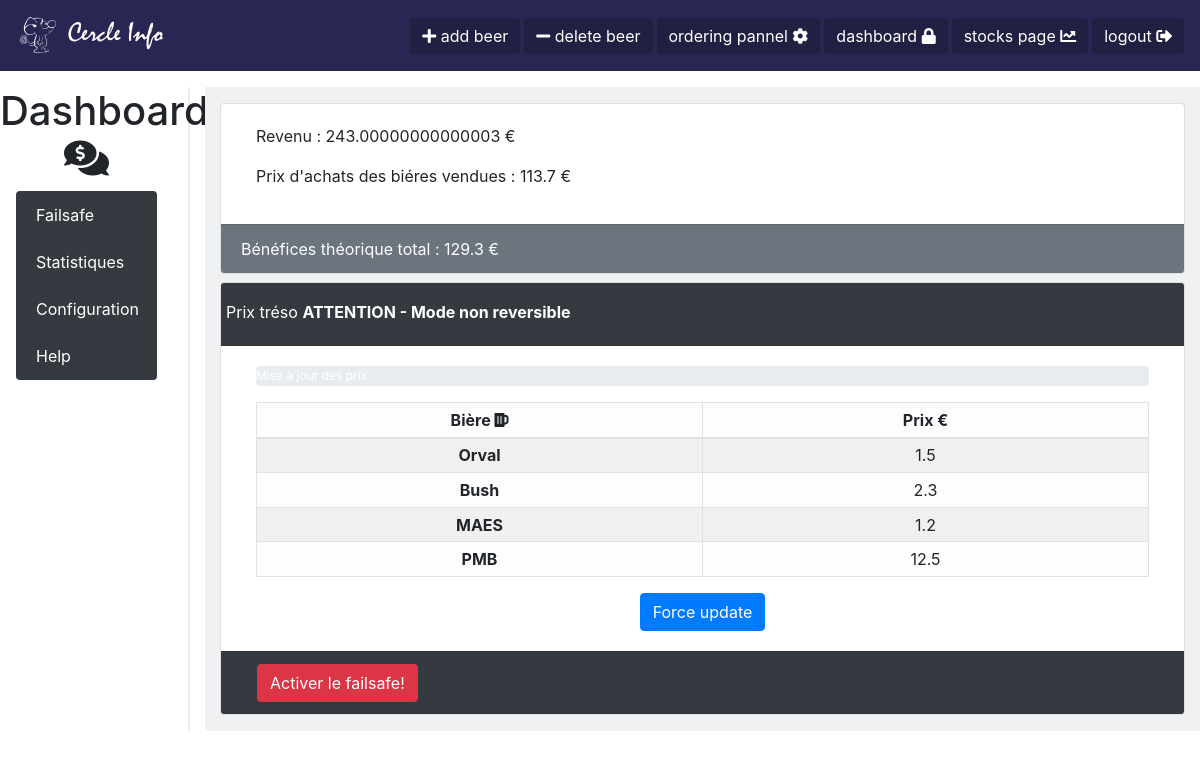
/dashboard/ (signed in), run on an earlier commit of the app's database.
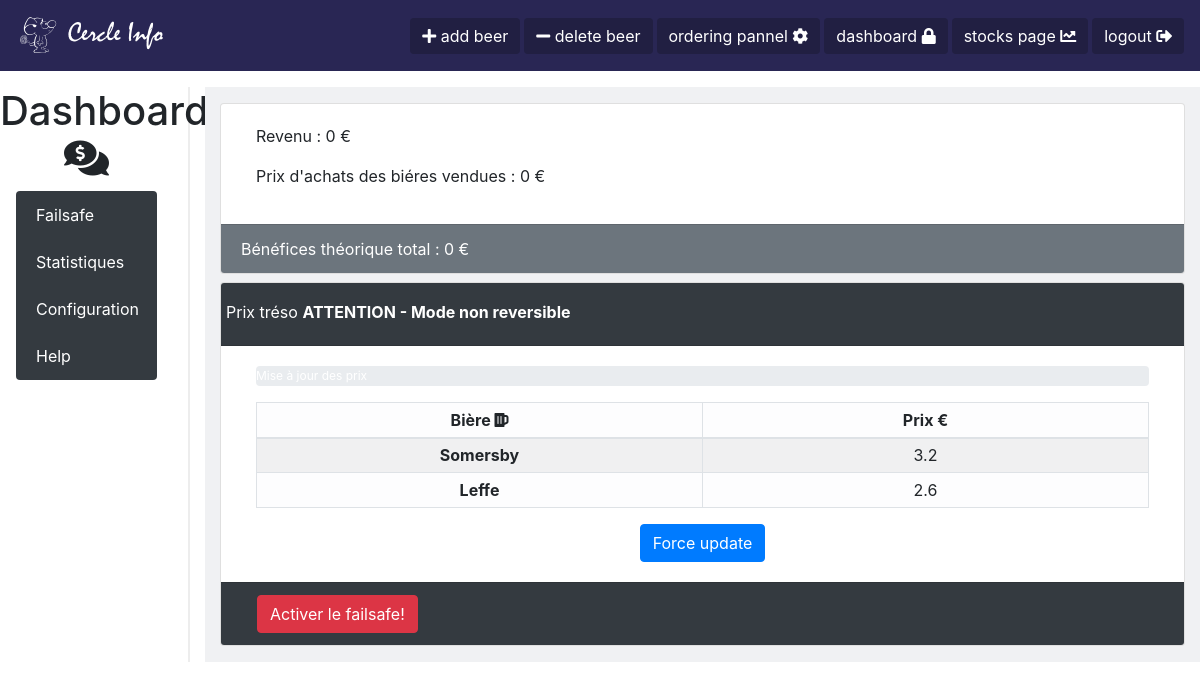
And on a later commit of the database.
### Beer/models.py (models this page shows, shortened)
class Beer(models.Model):
    beer_name = models.CharField(max_length=100)
    price = models.FloatField(null=False)
    buy_price = models.FloatField(null=False)
    stock = models.IntegerField(null=False)
    static_stock = models.IntegerField(null=False)
    coef_up = models.FloatField(null=False)
    coef_down = models.FloatField(null=False)
    coef_max = models.FloatField(null=False)
    coef_min = models.FloatField(null=False)
    q_qarder = models.IntegerField(null=False, default=0)
    q_current_qarder = models.IntegerField(null=False, default=0)
    alcohol_percentage = models.FloatField(null=False, default=0)
    bar = models.IntegerField(null=False, default=1)
    trend = models.CharField(max_length=10, default='EQUAL')
    out_of_stock = models.BooleanField(null=False, default=False)
    best_value = models.BooleanField(null=False, default=False)
    best_price = models.BooleanField(null=False, default=False)
    class Meta:
        permissions = (('show_tool_bar', 'Can show the toolbar'),
                       ('failsafe_mode', 'Can access to failsafe'),)

### Treso/views.py (the view)
# urls.py: path('dashboard/', TresoViews.dashboard, name='dashboard'),
@login_required
def dashboard(request):
    if request.user.has_perm('Beer.failsafe_mode'):
        total, total_buy_price, benef = _calculate_income()
        print(TresoFailsafe.objects.get(id=1).is_activated)
        return render(request,
                      'dashboard.html',
                      {'total': total,
                       'total_buy_price': total_buy_price,
                       'benef': benef, 'beers': Beer.objects.all(),
                       'failsafe': TresoFailsafe.objects.get(id=1).is_activated})
    else:
        raise PermissionDenied()

### Treso/views.py (called while the page is built)
def _calculate_income():
    total = 0
    total_buy_price = 0
    beer_sold = 0
    for hist in History.objects.all():
        total += hist.total_price
        total_buy_price += hist.buy_total_price
    return total, total_buy_price, total - total_buy_price

### templates/dashboard.html (shortened to what this page needs)
{%extends 'main_template.html' %}
{% load static %}
{% block head %}
        <link rel="stylesheet" href="{% static 'css/dashboard.css' %}">
{% endblock %}
{%block content%}
<div class="row">
  <div class="col-2" style="border-right: solid 2px #EDEDED;">
    <h1 class="text-center">Dashboard <i class="fas fa-comments-dollar"></i></h1>
    <div class="list-group flex-column nav-pills pl-3 pr-3" id="v-pills-tab" role="tablist" aria-orientation="vertical">
      <a class="list-group-item list-group-item-action bg-dark nav-btn" id="v-pills-home-tab" data-toggle="pill" href="#v-pills-home" role="tab" aria-controls="v-pills-home" aria-selected="true">Failsafe</a>
      <a class="list-group-item list-group-item-action bg-dark nav-btn" id="v-pills-profile-tab" data-toggle="pill" href="#v-pills-profile" role="tab" aria-controls="v-pills-profile" aria-selected="false">Statistiques</a>
      <a class="list-group-item list-group-item-action bg-dark nav-btn" id="v-pills-messages-tab" data-toggle="pill" href="#v-pills-messages" role="tab" aria-controls="v-pills-messages" aria-selected="false">Configuration</a>
      <a class="list-group-item list-group-item-action bg-dark nav-btn" id="v-pills-settings-tab" data-toggle="pill" href="#v-pills-settings" role="tab" aria-controls="v-pills-settings" aria-selected="false">Help</a>
    </div>
  </div>
  <div class="col-10">
    <div class="tab-content" id="v-pills-tabContent" style="background-color: #F0F1F3;">
      <div class="tab-pane fade show active" id="v-pills-home" role="tabpanel" aria-labelledby="v-pills-home-tab">
        {% if perms.Beer.failsafe_mode %}
        <div class="container pt-3 pb-3">
            <div class="card">
                <div class="card-body">
                    <div class="container">
                            <p>Revenu : {{ total }} €</p>
                            <p>Prix d'achats des biéres vendues : {{ total_buy_price }} €</p>
                    </div>
                </div>
                <div class="card-footer text-white bg-secondary">
                Bénéfices théorique total : {{ benef }} €
                </div>
            </div>
            <div class="card mt-2">
                <div class="card-header bg-dark text-white">
                    <div class="row">
                        <div>Prix tréso <b>ATTENTION - Mode non reversible</b>
                        </div>
                    </div>
                </div>
                <div class="card-body">
                <div class="container">
                      <div class="progress" style="height: 20px;">
                        <div class="progress-bar bg-danger" role="progressbar" style="width: 0%; background-color:#428bca;" id="progress_bar"aria-valuenow="0" aria-valuemin="0" aria-valuemax="100">Mise à jour des prix</div>
                      </div>
                    {% include 'prix_treso.html' with beers=beers %}
                    <div class="row justify-content-center">
                    <div class="btn btn-primary" onclick="set_price()">Force update</div>
                    </div>
                </div>
            </div>
            <div class="card-footer text-white bg-dark">
                <div class="btn btn-danger ml-3"  data-toggle="modal" data-target="#activate_fail_safeModal">Activer le failsafe!</div>
            </div>
        </div>
        </div>
        {% endif %}
      </div>
    </div>
  </div>
</div>
{%endblock%}

### templates/prix_treso.html
    <table class="table table-light table-bordered table-striped table-sm mt-3">
      <thead>
        <tr class="">
          <th class="text-center align-middle" scope="col">Bière <i class="fas fas fa-beer"></i></th>
          <th class="text-center" scope="col">Prix €</th>
        </tr>
      </thead>
      <tbody>
        {% for beer in beers %}
          <tr class="">
            <th class="text-center align-middle" scope="row" style="width: 50%"> {{beer.beer_name}} </th>
            <td class="text-center align-middle price" id="{{ beer.beer_name }}" contenteditable="true" style="width: 50%"> {{beer.price}}</td>
          </tr>
        {% endfor %}
      </tbody>
    </table>

What changed in the data, as far as the page shows it:
removed Beer: beer_name "MAES", price "1.2"
removed Beer: beer_name "PMB", price "12.5"
changed Beer: beer_name "Orval" → "Somersby"; price "1.5" → "3.2"
changed Beer: beer_name "Bush" → "Leffe"; price "2.3" → "2.6"
Also different on the page:
{{ total }}: "243.00000000000003" → "0"
{{ total_buy_price }}: "113.7" → "0"
{{ benef }}: "129.3" → "0"
